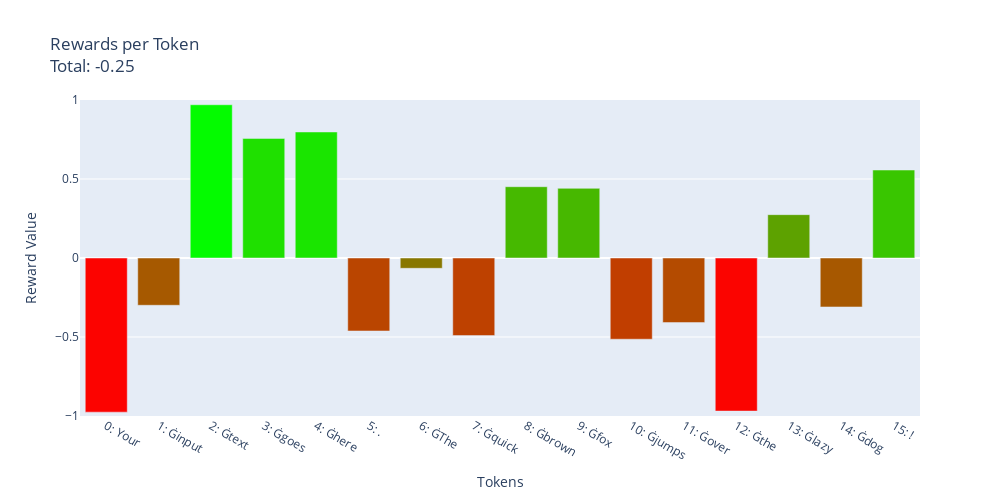

The notebook cell saved with this chart:
### Code cell
text = "Your input text goes here. The quick brown fox jumps over the lazy dog!"
tokens = tokenizer.tokenize(text)
input_ids = tokenizer.convert_tokens_to_ids(tokens)
# clean_tokens = [f"'{token.replace('Ġ', ' ')}'" for token in tokens]

# let's assume rewards is a list of floats, where each float represents the reward of each token
# rewards = [0.2, -0.1, 0.5, -0.2, 0.1, 0.3, 0.0, 0.4]  # Modify according to your rewards
rewards = [0] * len(tokens)
# set a random value between -1 and 1 for each token
rewards = np.random.uniform(-1, 1, len(tokens))

print(tokens)
# plot_token_rewards(clean_tokens, rewards)
plot_token_rewards(tokens, rewards)

### Figure 1 — Plotly figure (JSON) as saved in the notebook; plotly's stock layout.template omitted (floating-point values rounded to 4 significant figures)
{"data": [{"hovertemplate": "Token: %{x}<br>Reward: %{y}<extra></extra>", "marker": {"cmax": 1, "cmin": -1, "color": [-0.9757, -0.2992, 0.97, 0.757, 0.7977, -0.462, -0.06524, -0.4911, 0.4512, 0.441, -0.5141, -0.4088, -0.9689, 0.2744, -0.3098, 0.5568], "colorscale": [[0, "rgb(255, 0, 0)"], [1, "rgb(0, 255, 0)"]]}, "type": "bar", "x": ["0: Your", "1: Ġinput", "2: Ġtext", "3: Ġgoes", "4: Ġhere", "5: .", "6: ĠThe", "7: Ġquick", "8: Ġbrown", "9: Ġfox", "10: Ġjumps", "11: Ġover", "12: Ġthe", "13: Ġlazy", "14: Ġdog", "15: !"], "y": [-0.9757, -0.2992, 0.97, 0.757, 0.7977, -0.462, -0.06524, -0.4911, 0.4512, 0.441, -0.5141, -0.4088, -0.9689, 0.2744, -0.3098, 0.5568]}], "layout": {"autosize": false, "height": 500, "title": {"text": "Rewards per Token<br>Total: -0.25"}, "width": 1000, "xaxis": {"title": {"text": "Tokens"}}, "yaxis": {"range": [-1, 1], "title": {"text": "Reward Value"}}}}
